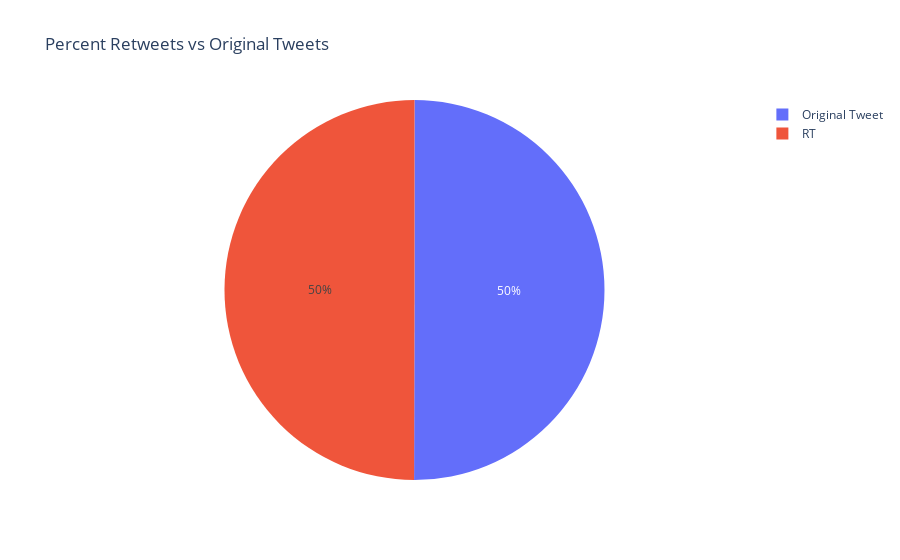

This figure's notebook cell:
### Code cell
## Percent Original Tweets vs Retweets
## Most common mentioned users
df_2 = df.groupby('RT_Status').count().reset_index()
### Order values by count
df_2 = df_2.sort_values(by = 'text', ascending = False)

fig = px.pie(
    df_2,
    values = 'text',
    names = 'RT_Status',
    title = 'Percent Retweets vs Original Tweets',
)
fig.show()

### Figure 1 — Plotly figure (JSON) as saved in the notebook; plotly's stock layout.template omitted (floating-point values rounded to 4 significant figures)
{"data": [{"domain": {"x": [0, 1], "y": [0, 1]}, "hovertemplate": "RT_Status=%{label}<br>text=%{value}<extra></extra>", "labels": ["Original Tweet", "RT"], "legendgroup": "", "name": "", "showlegend": true, "type": "pie", "values": [1434, 1432]}], "layout": {"legend": {"tracegroupgap": 0}, "title": {"text": "Percent Retweets vs Original Tweets"}}}
